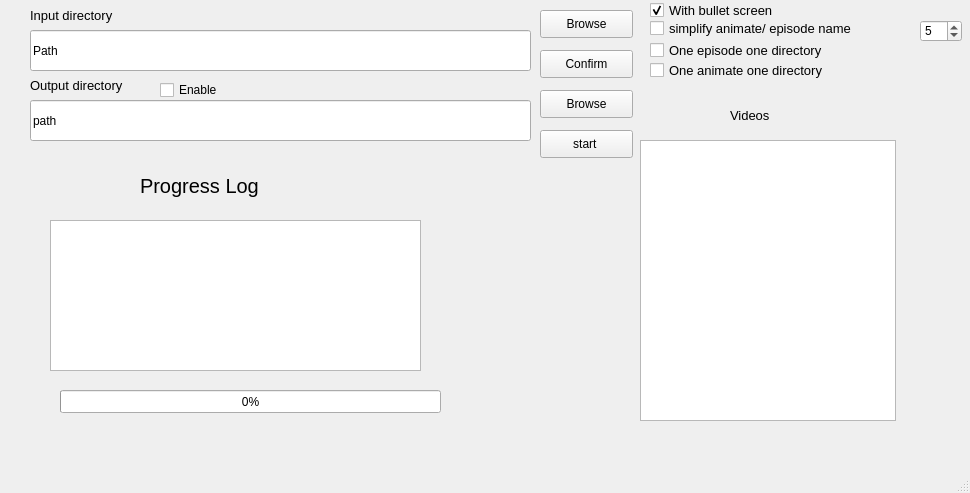
<?xml version="1.0" encoding="UTF-8"?>
<ui version="4.0">
 <class>MainWindow</class>
 <widget class="QMainWindow" name="MainWindow">
  <property name="geometry">
   <rect>
    <x>0</x>
    <y>0</y>
    <width>970</width>
    <height>493</height>
   </rect>
  </property>
  <property name="windowTitle">
   <string>Video Changer</string>
  </property>
  <property name="autoFillBackground">
   <bool>false</bool>
  </property>
  <widget class="QWidget" name="centralwidget">
   <widget class="QPushButton" name="pushButton">
    <property name="geometry">
     <rect>
      <x>540</x>
      <y>50</y>
      <width>93</width>
      <height>28</height>
     </rect>
    </property>
    <property name="text">
     <string>Confirm</string>
    </property>
   </widget>
   <widget class="QLineEdit" name="lineEdit">
    <property name="geometry">
     <rect>
      <x>30</x>
      <y>30</y>
      <width>501</width>
      <height>41</height>
     </rect>
    </property>
    <property name="inputMask">
     <string/>
    </property>
    <property name="text">
     <string>Path</string>
    </property>
   </widget>
   <widget class="QPushButton" name="pushButton_2">
    <property name="geometry">
     <rect>
      <x>540</x>
      <y>10</y>
      <width>93</width>
      <height>28</height>
     </rect>
    </property>
    <property name="text">
     <string>Browse</string>
    </property>
   </widget>
   <widget class="QTextBrowser" name="textBrowser">
    <property name="geometry">
     <rect>
      <x>50</x>
      <y>220</y>
      <width>371</width>
      <height>151</height>
     </rect>
    </property>
   </widget>
   <widget class="QLabel" name="label">
    <property name="geometry">
     <rect>
      <x>140</x>
      <y>170</y>
      <width>151</width>
      <height>31</height>
     </rect>
    </property>
    <property name="font">
     <font>
      <pointsize>15</pointsize>
     </font>
    </property>
    <property name="lineWidth">
     <number>1</number>
    </property>
    <property name="text">
     <string>Progress Log</string>
    </property>
   </widget>
   <widget class="QLineEdit" name="lineEdit_2">
    <property name="geometry">
     <rect>
      <x>30</x>
      <y>100</y>
      <width>501</width>
      <height>41</height>
     </rect>
    </property>
    <property name="text">
     <string>path</string>
    </property>
   </widget>
   <widget class="QLabel" name="label_2">
    <property name="geometry">
     <rect>
      <x>30</x>
      <y>0</y>
      <width>121</width>
      <height>31</height>
     </rect>
    </property>
    <property name="font">
     <font>
      <pointsize>10</pointsize>
     </font>
    </property>
    <property name="text">
     <string>Input directory</string>
    </property>
   </widget>
   <widget class="QLabel" name="label_3">
    <property name="geometry">
     <rect>
      <x>30</x>
      <y>70</y>
      <width>121</width>
      <height>31</height>
     </rect>
    </property>
    <property name="font">
     <font>
      <pointsize>10</pointsize>
     </font>
    </property>
    <property name="text">
     <string>Output directory</string>
    </property>
   </widget>
   <widget class="QCheckBox" name="checkBox">
    <property name="geometry">
     <rect>
      <x>160</x>
      <y>80</y>
      <width>81</width>
      <height>20</height>
     </rect>
    </property>
    <property name="text">
     <string>Enable</string>
    </property>
   </widget>
   <widget class="QProgressBar" name="progressBar">
    <property name="geometry">
     <rect>
      <x>60</x>
      <y>390</y>
      <width>381</width>
      <height>23</height>
     </rect>
    </property>
    <property name="value">
     <number>0</number>
    </property>
   </widget>
   <widget class="QTextBrowser" name="textBrowser_2">
    <property name="geometry">
     <rect>
      <x>640</x>
      <y>140</y>
      <width>256</width>
      <height>281</height>
     </rect>
    </property>
   </widget>
   <widget class="QLabel" name="label_4">
    <property name="geometry">
     <rect>
      <x>730</x>
      <y>100</y>
      <width>71</width>
      <height>31</height>
     </rect>
    </property>
    <property name="font">
     <font>
      <pointsize>10</pointsize>
     </font>
    </property>
    <property name="text">
     <string>Videos</string>
    </property>
   </widget>
   <widget class="QCheckBox" name="checkBox_2">
    <property name="geometry">
     <rect>
      <x>650</x>
      <y>0</y>
      <width>171</width>
      <height>20</height>
     </rect>
    </property>
    <property name="font">
     <font>
      <pointsize>10</pointsize>
     </font>
    </property>
    <property name="text">
     <string>With bullet screen</string>
    </property>
    <property name="checked">
     <bool>true</bool>
    </property>
   </widget>
   <widget class="QCheckBox" name="checkBox_3">
    <property name="geometry">
     <rect>
      <x>650</x>
      <y>20</y>
      <width>271</width>
      <height>16</height>
     </rect>
    </property>
    <property name="font">
     <font>
      <pointsize>10</pointsize>
     </font>
    </property>
    <property name="text">
     <string>simplify animate/ episode name</string>
    </property>
   </widget>
   <widget class="QSpinBox" name="spinBox">
    <property name="geometry">
     <rect>
      <x>920</x>
      <y>20</y>
      <width>42</width>
      <height>22</height>
     </rect>
    </property>
    <property name="value">
     <number>5</number>
    </property>
   </widget>
   <widget class="QCheckBox" name="checkBox_4">
    <property name="geometry">
     <rect>
      <x>650</x>
      <y>40</y>
      <width>221</width>
      <height>20</height>
     </rect>
    </property>
    <property name="font">
     <font>
      <pointsize>10</pointsize>
     </font>
    </property>
    <property name="text">
     <string>One episode one directory</string>
    </property>
   </widget>
   <widget class="QCheckBox" name="checkBox_5">
    <property name="geometry">
     <rect>
      <x>650</x>
      <y>60</y>
      <width>261</width>
      <height>20</height>
     </rect>
    </property>
    <property name="font">
     <font>
      <pointsize>10</pointsize>
     </font>
    </property>
    <property name="text">
     <string>One animate one directory</string>
    </property>
   </widget>
   <widget class="QPushButton" name="pushButton_3">
    <property name="geometry">
     <rect>
      <x>540</x>
      <y>130</y>
      <width>93</width>
      <height>28</height>
     </rect>
    </property>
    <property name="text">
     <string>start </string>
    </property>
   </widget>
   <widget class="QPushButton" name="pushButton_4">
    <property name="geometry">
     <rect>
      <x>540</x>
      <y>90</y>
      <width>93</width>
      <height>28</height>
     </rect>
    </property>
    <property name="text">
     <string>Browse</string>
    </property>
   </widget>
  </widget>
  <widget class="QMenuBar" name="menubar">
   <property name="geometry">
    <rect>
     <x>0</x>
     <y>0</y>
     <width>970</width>
     <height>26</height>
    </rect>
   </property>
  </widget>
  <widget class="QStatusBar" name="statusbar"/>
 </widget>
 <resources/>
 <connections/>
</ui>
